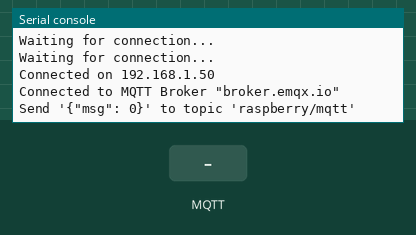
This program was run on a simulated MicroPython board. Shown: the last lines printed to the serial console. Inputs (shaded band) come from the test bench. WiFi joins after 1.5 s; random numbers come from a fixed seed; no MQTT or app messages arrive unless stated.

Above: at 3.3 s.
3.4 s: MQTT message "1" arrives on the first subscribed topic
At 4.2 s:
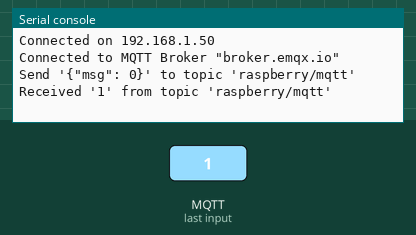
4.9 s: MQTT message "on" arrives on the first subscribed topic
At 5.7 s:
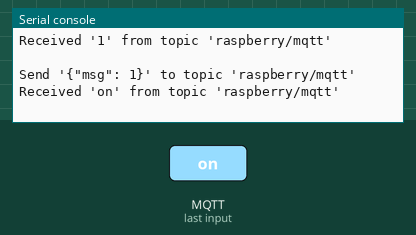
6.4 s: MQTT message "off" arrives on the first subscribed topic
At 7.7 s:
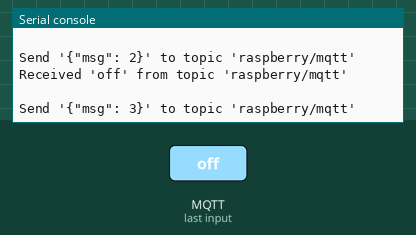
Timing chart, 0 to 9.4 s (numbered marks = the images above; inputs shaded):
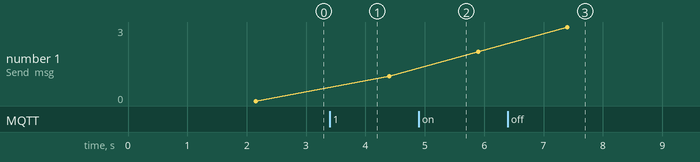

The program:

pub_sub_tls.py
```python
"""
This script code is only available for MicroPython version 1.23 and above.

Install umqtt.simple library:
$ micropython -m mip install umqtt.simple

Before using your CA certificate, ensure that you have converted it to DER encoding format.
If your CA is in PEM encoding format, you can use the following command in your terminal to convert the format.
$ openssl x509 -in certificate.pem -outform DER -out certificate.der
Or you can use the pre-converted DER-format certificates provided in the certs folder.

To run this script:
$ micropython pub_sub_tls.py
"""

import json
import random
import ssl
import time

from umqtt.simple import MQTTClient

import wifi


SERVER = "broker.emqx.io"
PORT = 8883
CLIENT_ID = 'micropython-client-{id}'.format(id=random.getrandbits(8))
USERNAME = 'emqx'
PASSWORD = 'public'
TOPIC = "raspberry/mqtt"
CA_CERTS_PATH = "./certs/broker.emqx.io-ca.der"  # use the public broker CA


def on_message(topic, msg):
    print("Received '{payload}' from topic '{topic}'\n".format(
        payload=msg.decode(), topic=topic.decode()))


def create_ssl_context():
    # Create an SSL context
    ssl_context = ssl.SSLContext(ssl.PROTOCOL_TLS_CLIENT)
    ssl_context.load_verify_locations(CA_CERTS_PATH)
    return ssl_context


def connect():
    ssl_context = create_ssl_context()

    client = MQTTClient(CLIENT_ID, SERVER, PORT, USERNAME, PASSWORD, ssl=ssl_context)
    client.connect()
    print('Connected to MQTT Broker "{server}"'.format(server=SERVER))
    return client


def subscribe(client):
    client.set_callback(on_message)
    client.subscribe(TOPIC)


def loop_publish(client):
    msg_count = 0
    while True:
        msg_dict = {
            'msg': msg_count
        }
        msg = json.dumps(msg_dict)
        result = client.publish(TOPIC, msg)
        print("Send '{msg}' to topic '{topic}'".format(msg=msg, topic=TOPIC))
        client.wait_msg()
        msg_count += 1
        time.sleep(1)


def run():
    wifi.connect()
    client = connect()
    subscribe(client)
    loop_publish(client)


if __name__ == "__main__":
    run()
```

wifi.py
```python
import network
import time

def connect():
	ssid = 'NAME OF YOUR WIFI NETWORK'
	password = 'PASSWORD OF YOUR WIFI NETWORK'
	wlan = network.WLAN(network.STA_IF)
	wlan.active(True)
	wlan.connect(ssid, password)
	while wlan.isconnected() == False:
		print('Waiting for connection...')
		time.sleep(1)
	print('Connected on {ip}'.format(ip = wlan.ifconfig()[0]))
```

Measured:
- after the input at 3.4 s, the serial console: prints a new line at once (image 1)
- after the input at 4.9 s, the serial console: prints a new line at once (image 2)
- after the input at 6.4 s, the serial console: prints a new line at once (image 3)
- plotted number 1: 0 → 1 after the input at 3.4 s, 1 → 2 after the input at 4.9 s, 2 → 3 after the input at 6.4 s
